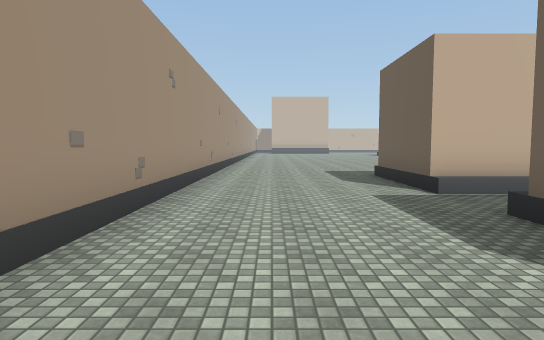
[1] (above)

24 first-person views from a walk through a Unity game level. The camera is 1.5 m above the floor, tilts 4° down and sees 75° across. The floor is counted in squares, 2 m on a side. Each view is taken from the middle of a square. On the plan, view 1 faces up. The plan holds only what a view shows up to about 11 squares ahead; the rest is blank. The place goes on beyond the plan. The player character is not drawn. Some surface patterns are stand-ins.

[2]
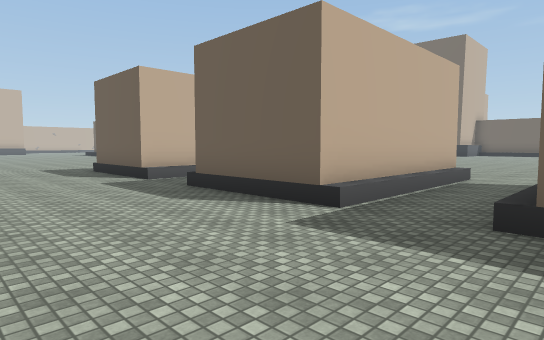

[3]
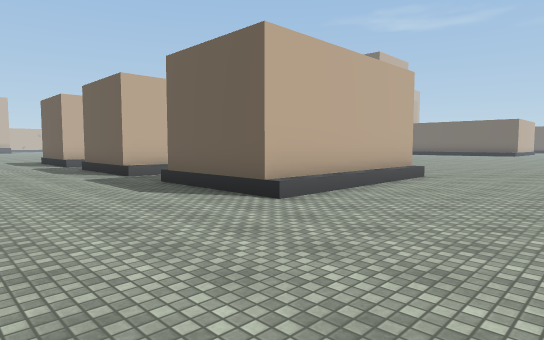

[4]
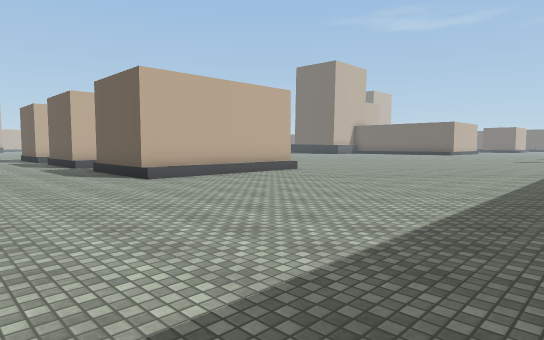

[5]
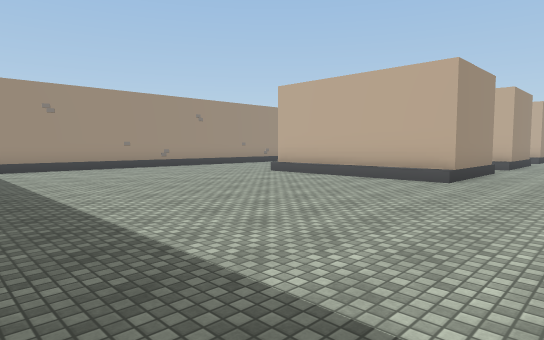

[6]
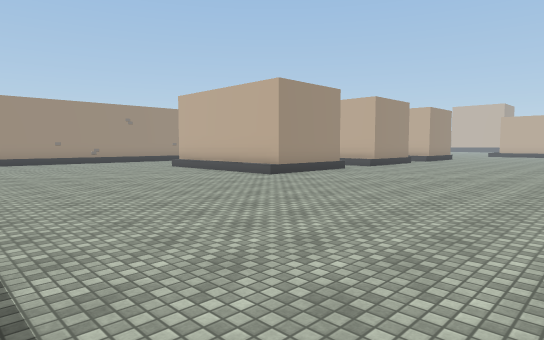

[7]
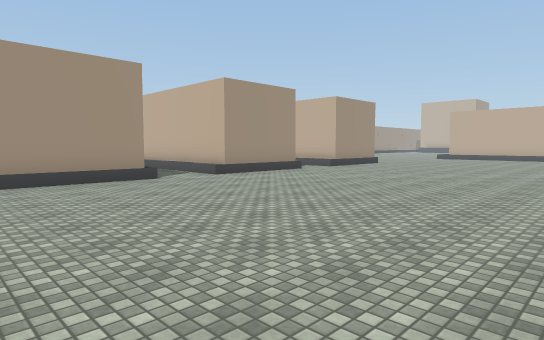

[8]
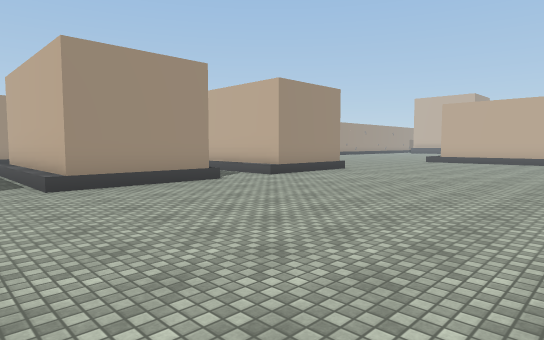

[9]
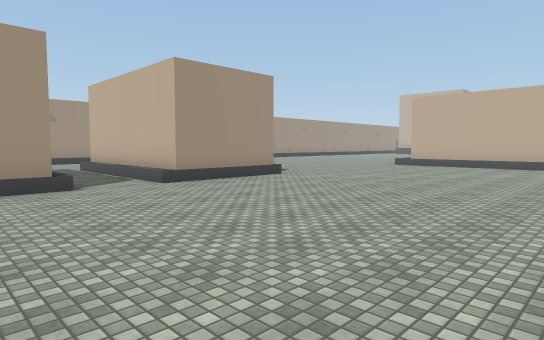

[10]
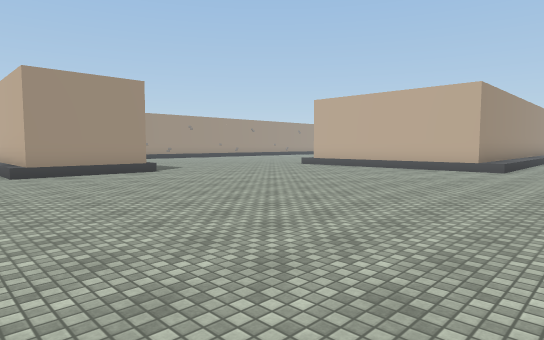

[11]
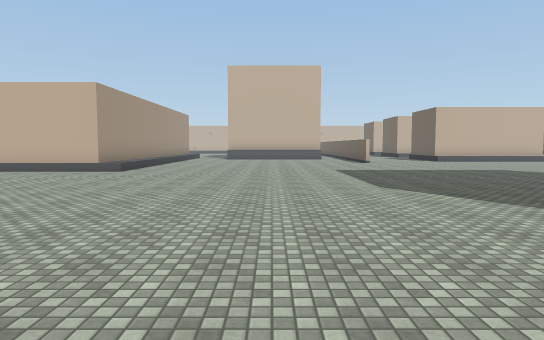

[12]
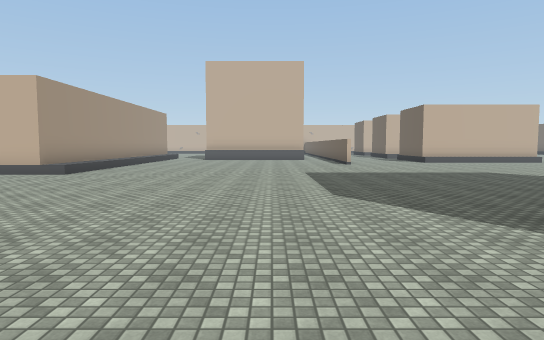

[13]
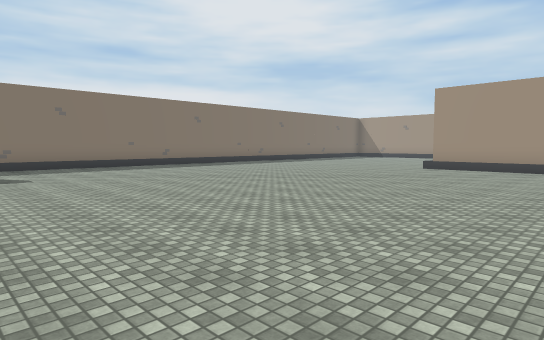

[14]
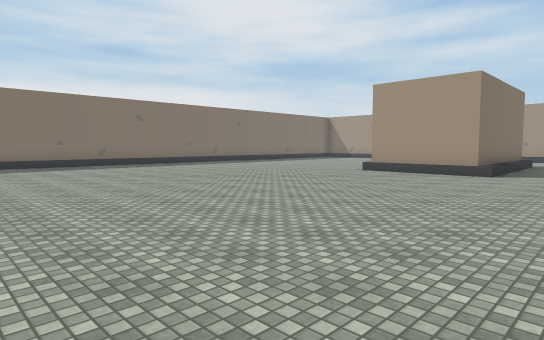

[15]
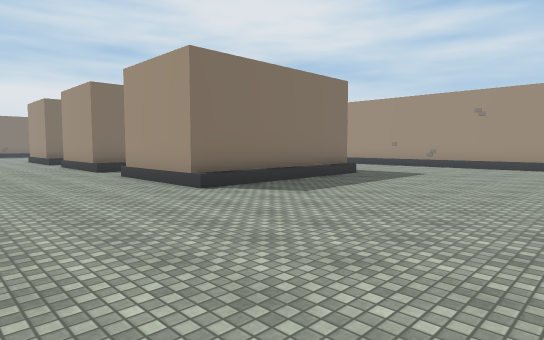

[16]
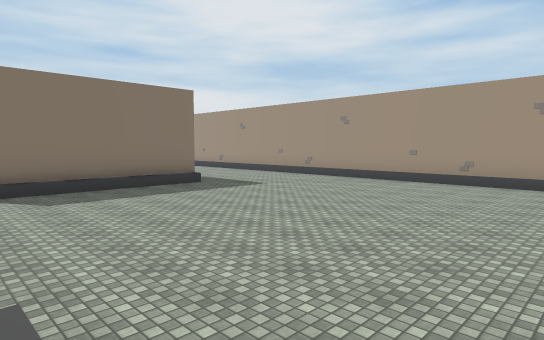

[17]
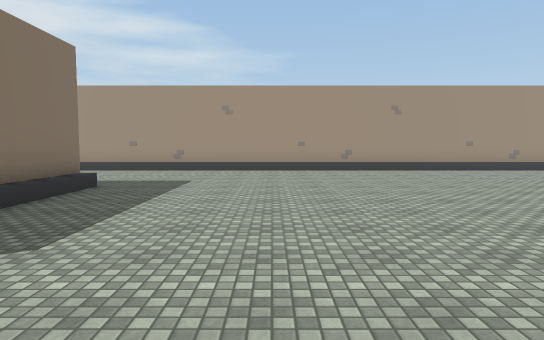

[18]
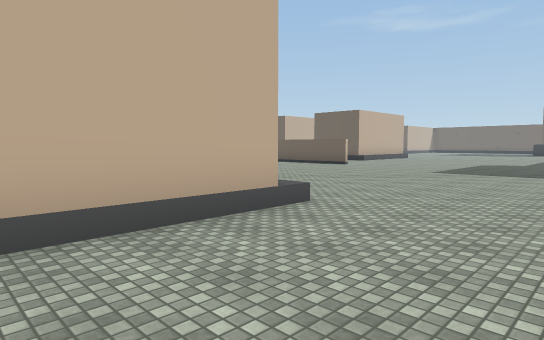

[19]
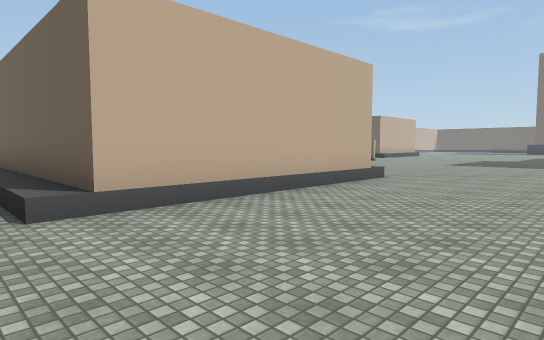

[20]
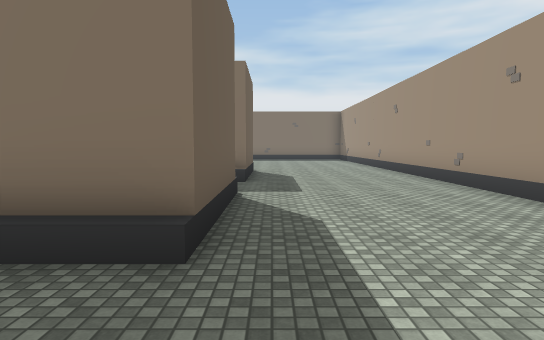

[21]
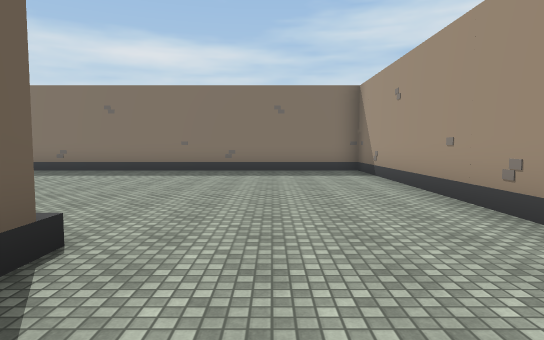

[22]
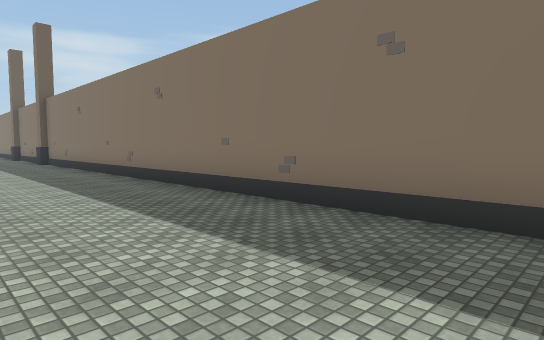

[23]
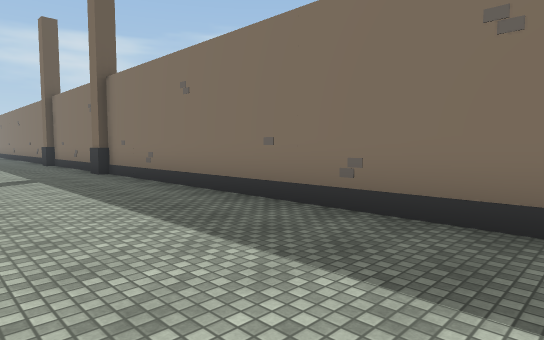

[24]
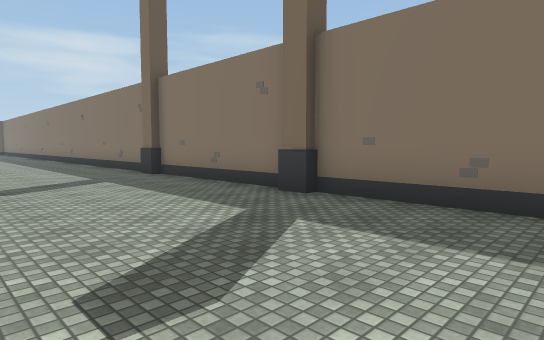

### Floor plan
Points are (right, up) in squares from view 1. A wall is a line through its corners. A room is listed if a view was taken in it or the views show most of it. See-through windows are left out.
Room 1 (views 1, 2, 3, 4, 5, 6, 7, 8, 9, 10, 11, 12, 13, 14, 15, 16, 17, 18, 19, 20, 21, 22, 23, 24)
walls: (7.6, -1.5) (7.6, -4.3) (2.6, -4.3) (2.6, -1.5) (7.6, -1.5); (7.6, 5.7) (2.6, 5.7) (2.6, 8.5) (7.6, 8.5) (7.6, 5.7); (6.6, 3.5) (7.6, 3.5) (7.6, 0.7) (2.6, 0.7) (2.6, 3.5) (4, 3.5); (19.4, -12.3) (20.1, -12.3); (20.2, -12.5) (24.8, -12.5); (14.1, 17) (14.1, 15) (8.3, 15) (8.3, 17.5); (24.6, -12.3) (25.2, -12.3); (25.6, -12.5) (26.5, -12.5); (-1.6, 2.5) (-1.6, -0.5); (-1.6, -2.4) (-1.6, -5.5); (-1.6, 7.6) (-1.6, 4.4); (-1.6, -7.4) (-1.6, -10.5); (-1.6, 12.6) (-1.6, 9.4); (-1.6, -12.5) (19.6, -12.5); (-1.6, 17.5) (-1.6, 14.4)
objects: other object (-2, -11); other object (-2, -7); other object (-2, -6); other object (-2, -2); other object (-2, -1); other object (-2, 3); other object (-2, 4); other object (-2, 8); other object (-2, 9); other object (-2, 13); other object (-2, 14)

Positions as (right, up) in squares from view 1, and headings:
1: (0, 0), facing up
2: (-1, -2), facing up-right
3: (-1, -8), facing up-right
4: (-1, -12), facing up-right
5: (10, -12), facing up-left
6: (14, -11), facing up-left
7: (15, -5), facing up-left
8: (14, -1), facing up-left
9: (14, 2), facing up-left
10: (17, 4), facing up-left
11: (19, 5), facing up
12: (20, 6), facing up
13: (19, 0), facing down-left
14: (17, 1), facing down-left
15: (11, 14), facing down-left
16: (8, 17), facing down-left
17: (9, 12), facing left
18: (11, 12), facing up-right
19: (7, 11), facing up-right
20: (2, 6), facing down
21: (1, -2), facing down
22: (4, -9), facing down-right
23: (10, -9), facing down-right
24: (16, -8), facing down-right
